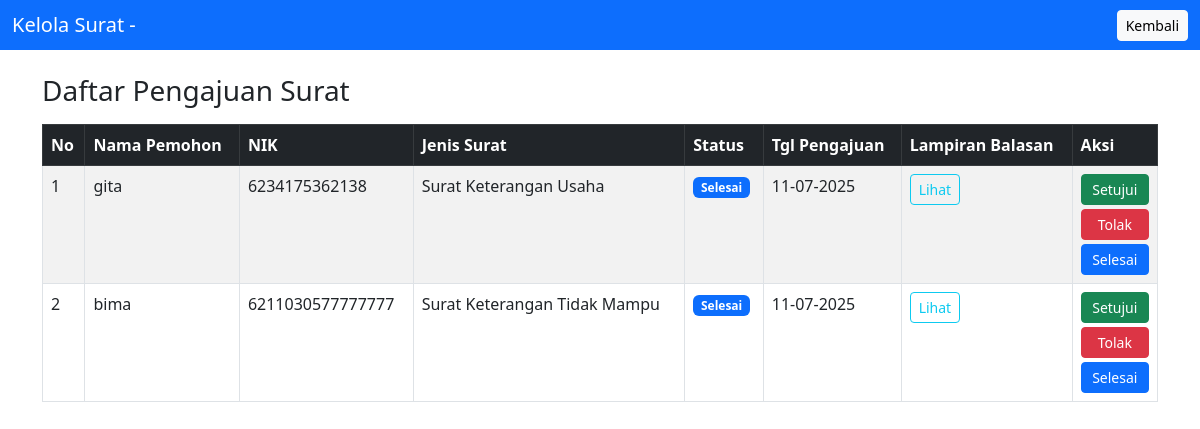
The page /admin/surat.php (signed in) on the database its author committed.
### tables this page shows
CREATE TABLE `pengajuan_surat` (
  `id` int(11) NOT NULL,
  `nama_pemohon` varchar(100) NOT NULL,
  `nik` varchar(20) NOT NULL,
  `jenis_surat` varchar(100) NOT NULL,
  `status` enum('Diajukan','Diproses','Selesai','Ditolak') DEFAULT 'Diajukan',
  `tanggal_pengajuan` datetime DEFAULT current_timestamp(),
  `file_lampiran` varchar(255) DEFAULT NULL
);

### admin/surat.php (the view, shortened to what this page needs)
<?php
$host = "localhost";
$user = "root";
$pass = "";
$db = "desa_katingan";
$conn = new mysqli($host, $user, $pass, $db);
$result = $conn->query("SELECT * FROM pengajuan_surat ORDER BY tanggal_pengajuan DESC");
?>
<!DOCTYPE html>
<html lang="id">
<head>
    <link href="https://cdn.jsdelivr.net/npm/bootstrap@5.3.0/dist/css/bootstrap.min.css" rel="stylesheet">
</head>
<body>
<nav class="navbar navbar-dark bg-primary">
    <div class="container-fluid">
        <span class="navbar-brand mb-0 h1">Kelola Surat - <?= $_SESSION['role'] ?></span>
        <a href="dashboard.php" class="btn btn-light btn-sm">Kembali</a>
    </div>
</nav>
<div class="container mt-4">
    <h3>Daftar Pengajuan Surat</h3>
    <table class="table table-bordered table-striped mt-3">
        <thead class="table-dark">
            <tr>
                <th>No</th>
                <th>Nama Pemohon</th>
                <th>NIK</th>
                <th>Jenis Surat</th>
                <th>Status</th>
                <th>Tgl Pengajuan</th>
                <th>Lampiran Balasan</th>
                <th>Aksi</th>
            </tr>
        </thead>
        <tbody>
        <?php if ($result->num_rows > 0): $no = 1; ?>
            <?php while ($row = $result->fetch_assoc()): ?>
                <tr>
                    <td><?= $no++ ?></td>
                    <td><?= htmlspecialchars($row['nama_pemohon']) ?></td>
                    <td><?= htmlspecialchars($row['nik']) ?></td>
                    <td><?= htmlspecialchars($row['jenis_surat']) ?></td>
                    <td>
                        <span class="badge bg-<?=
                            $row['status'] == 'Selesai' ? 'primary' :
                            ($row['status'] == 'Disetujui' ? 'success' :
                            ($row['status'] == 'Ditolak' ? 'danger' : 'secondary')) ?>">
                            <?= $row['status'] ?>
                        </span>
                    </td>
                    <td><?= date("d-m-Y", strtotime($row['tanggal_pengajuan'])) ?></td>
                    <td>
                        <?php if (!empty($row['file_lampiran'])): ?>
                            <a href="<?= $row['file_lampiran'] ?>" target="_blank" class="btn btn-sm btn-outline-info">Lihat</a>
                        <?php endif; ?>
                    </td>
                   <td>
                    <div class="d-grid gap-1">
                        <a href="?ubah_status=Disetujui&id=<?= $row['id'] ?>" class="btn btn-sm btn-success">Setujui</a>
                        <a href="?ubah_status=Ditolak&id=<?= $row['id'] ?>" class="btn btn-sm btn-danger">Tolak</a>
                        <a href="?ubah_status=Selesai&id=<?= $row['id'] ?>" class="btn btn-sm btn-primary" onclick="return confirm('Tandai surat ini sebagai selesai?')">Selesai</a>
                    </div>
                </td>
                </tr>
            <?php endwhile; ?>
        <?php else: ?>
            <tr><td colspan="8" class="text-center">Belum ada pengajuan surat.</td></tr>
        <?php endif; ?>
        </tbody>
    </table>
</div>
</body>
</html>

### rows shown on the page
pengajuan_surat: nama_pemohon "gita", nik "6234175362138", jenis_surat "Surat Keterangan Usaha", status "Selesai", tanggal_pengajuan "11-07-2025"
pengajuan_surat: nama_pemohon "bima", nik "6211030577777777", jenis_surat "Surat Keterangan Tidak Mampu", status "Selesai", tanggal_pengajuan "11-07-2025"
